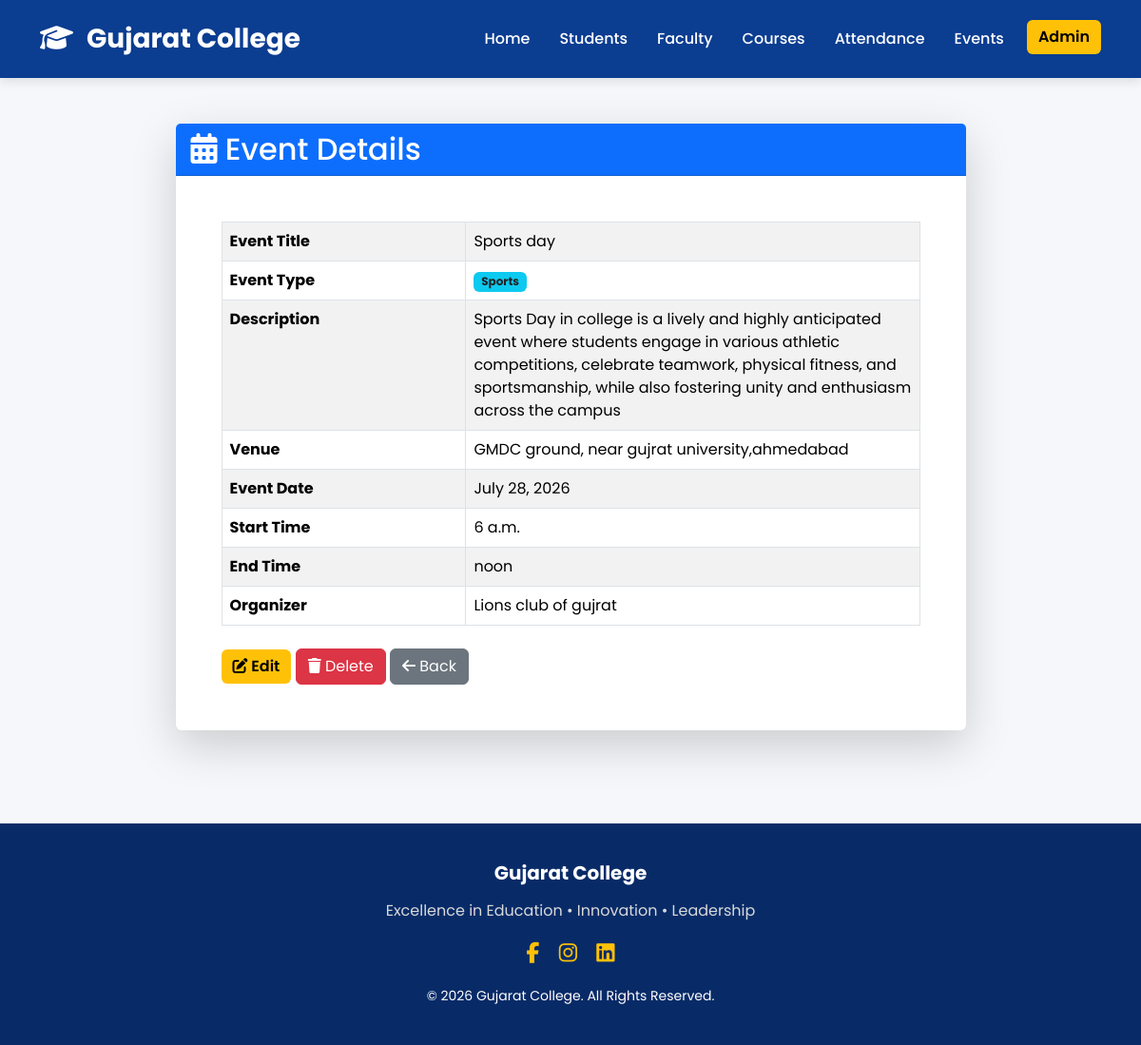
The page /events/2/ (signed in) on the database its author committed.
### events/models.py (models this page shows, shortened)
class Event(models.Model):
    EVENT_TYPES = (
        ("Seminar", "Seminar"),
        ("Workshop", "Workshop"),
        ("Sports", "Sports"),
        ("Cultural", "Cultural"),
        ("Placement", "Placement"),
        ("Other", "Other"),
    )
    title = models.CharField(max_length=200)
    event_type = models.CharField(
        max_length=30,
        choices=EVENT_TYPES
    )
    description = models.TextField()
    venue = models.CharField(max_length=200)
    event_date = models.DateField()
    start_time = models.TimeField()
    end_time = models.TimeField()
    organizer = models.CharField(max_length=150)
    created_at = models.DateTimeField(auto_now_add=True)
    class Meta:
        ordering = ["-event_date"]

### events/views.py (the view)
@login_required(login_url="login")
def event_detail(request, pk):
    event = get_object_or_404(Event, pk=pk)
    return render(request, "events/event_detail.html", {"event": event})

### templates/events/event_detail.html (shortened to what this page needs)
{% extends 'base.html' %}
{% block content %}
<div class="container py-5">
    <div class="row justify-content-center">
        <div class="col-lg-9">
            <div class="card shadow-lg border-0">
                <div class="card-header bg-primary text-white">
                    <h2 class="mb-0">
                        <i class="fas fa-calendar-alt"></i>
                        Event Details
                    </h2>
                </div>
                <div class="card-body p-5">
                    <table class="table table-bordered table-striped">
                        <tr>
                            <th width="35%">Event Title</th>
                            <td>{{ event.title }}</td>
                        </tr>
                        <tr>
                            <th>Event Type</th>
                            <td>
                                <span class="badge bg-info text-dark">
                                    {{ event.event_type }}
                                </span>
                            </td>
                        </tr>
                        <tr>
                            <th>Description</th>
                            <td>{{ event.description }}</td>
                        </tr>
                        <tr>
                            <th>Venue</th>
                            <td>{{ event.venue }}</td>
                        </tr>
                        <tr>
                            <th>Event Date</th>
                            <td>{{ event.event_date }}</td>
                        </tr>
                        <tr>
                            <th>Start Time</th>
                            <td>{{ event.start_time }}</td>
                        </tr>
                        <tr>
                            <th>End Time</th>
                            <td>{{ event.end_time }}</td>
                        </tr>
                        <tr>
                            <th>Organizer</th>
                            <td>{{ event.organizer }}</td>
                        </tr>
                    </table>
                    <div class="mt-4">
                        <a href="{% url 'edit_event' event.id %}"
                           class="btn btn-warning">
                            <i class="fas fa-edit"></i>
                            Edit
                        </a>
                        <a href="{% url 'delete_event' event.id %}"
                           class="btn btn-danger">
                            <i class="fas fa-trash"></i>
                            Delete
                        </a>
                        <a href="{% url 'event_list' %}"
                           class="btn btn-secondary">
                            <i class="fas fa-arrow-left"></i>
                            Back
                        </a>
                    </div>
                </div>
            </div>
        </div>
    </div>
</div>
{% endblock %}

### static/css/style.css (style rules this page uses)
* { margin:0; padding:0; box-sizing:border-box; font-family:'Poppins',sans-serif; }
body { background:#f5f7fa; color:#333; }
.btn-warning { background:#ffc107; border:none; color:#000; font-weight:600; }

### rows shown on the page
Event: title "Sports day", event_type "Sports", description "Sports Day in college is a lively and highly anticipated event where students engage in various athletic competitions, celebrate teamwork, physical fitness, and sportsmanship, while also fostering unity and enthusiasm across the campus", venue "GMDC ground, near gujrat university,ahmedabad", event_date "July 28, 2026", start_time "6 a.m.", end_time "noon", organizer "Lions club of gujrat"
